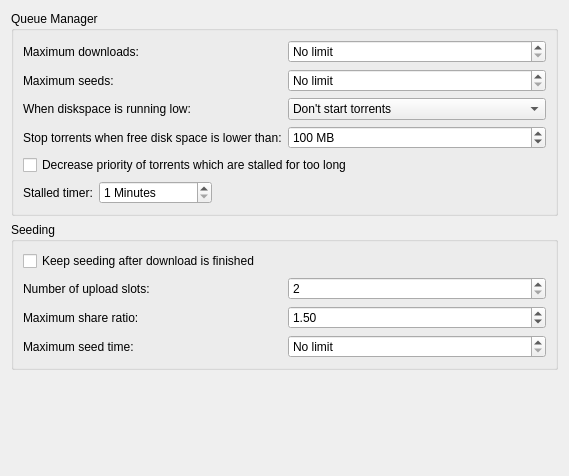
<ui version="4.0" >
 <class>QMPref</class>
 <widget class="QWidget" name="QMPref" >
  <property name="geometry" >
   <rect>
    <x>0</x>
    <y>0</y>
    <width>565</width>
    <height>476</height>
   </rect>
  </property>
  <layout class="QVBoxLayout" >
   <item>
    <widget class="QGroupBox" name="groupBox_3" >
     <property name="title" >
      <string>Queue Manager</string>
     </property>
     <layout class="QVBoxLayout" >
      <item>
       <layout class="QGridLayout" >
        <item row="0" column="0" >
         <widget class="QLabel" name="label_11" >
          <property name="text" >
           <string>Maximum downloads:</string>
          </property>
         </widget>
        </item>
        <item row="0" column="1" >
         <widget class="QSpinBox" name="kcfg_maxDownloads" >
          <property name="toolTip" >
           <string>The maximum number of simultaneous downloads the queue manager will run.</string>
          </property>
          <property name="specialValueText" >
           <string>No limit</string>
          </property>
          <property name="maximum" >
           <number>99999</number>
          </property>
         </widget>
        </item>
        <item row="1" column="0" >
         <widget class="QLabel" name="label_10" >
          <property name="text" >
           <string>Maximum seeds:</string>
          </property>
         </widget>
        </item>
        <item row="1" column="1" >
         <widget class="QSpinBox" name="kcfg_maxSeeds" >
          <property name="toolTip" >
           <string>The maximum number of simultaneous seeds the queue manager will run.</string>
          </property>
          <property name="specialValueText" >
           <string>No limit</string>
          </property>
          <property name="maximum" >
           <number>99999</number>
          </property>
         </widget>
        </item>
        <item row="2" column="0" >
         <widget class="QLabel" name="label_12" >
          <property name="text" >
           <string>When diskspace is running low:</string>
          </property>
         </widget>
        </item>
        <item row="2" column="1" >
         <widget class="QComboBox" name="kcfg_startDownloadsOnLowDiskSpace" >
          <property name="toolTip" >
           <string>What to do when the diskspace is running low and the queue manager wants to start a torrent.</string>
          </property>
          <item>
           <property name="text" >
            <string>Don't start torrents</string>
           </property>
          </item>
          <item>
           <property name="text" >
            <string>Ask if torrents can be started</string>
           </property>
          </item>
          <item>
           <property name="text" >
            <string>Start torrents</string>
           </property>
          </item>
         </widget>
        </item>
        <item row="3" column="0" >
         <widget class="QLabel" name="label_13" >
          <property name="text" >
           <string>Stop torrents when free disk space is lower than:</string>
          </property>
         </widget>
        </item>
        <item row="3" column="1" >
         <widget class="QSpinBox" name="kcfg_minDiskSpace" >
          <property name="toolTip" >
           <string>When the free diskspace drops below this value, stop all torrents downloading.</string>
          </property>
          <property name="suffix" >
           <string> MB</string>
          </property>
          <property name="minimum" >
           <number>1</number>
          </property>
          <property name="maximum" >
           <number>999999999</number>
          </property>
          <property name="value" >
           <number>100</number>
          </property>
         </widget>
        </item>
       </layout>
      </item>
      <item>
       <widget class="QCheckBox" name="kcfg_decreasePriorityOfStalledTorrents" >
        <property name="toolTip" >
         <string>&lt;html>&lt;head>&lt;meta name="qrichtext" content="1" />&lt;style type="text/css">
p, li { white-space: pre-wrap; }
&lt;/style>&lt;/head>&lt;body style=" font-size:8pt; font-weight:400; font-style:normal;">
&lt;p style=" margin-top:0px; margin-bottom:0px; margin-left:0px; margin-right:0px; -qt-block-indent:0; text-indent:0px;">With this enabled, the queue manager will decrease the priority of a torrent which has been stalled for too long. &lt;/p>
&lt;p style="-qt-paragraph-type:empty; margin-top:0px; margin-bottom:0px; margin-left:0px; margin-right:0px; -qt-block-indent:0; text-indent:0px;">&lt;/p>
&lt;p style=" margin-top:0px; margin-bottom:0px; margin-left:0px; margin-right:0px; -qt-block-indent:0; text-indent:0px;">This will allow the queue manager to run other torrents, when a torrent is doing nothing.&lt;/p>&lt;/body>&lt;/html></string>
        </property>
        <property name="text" >
         <string>Decrease priority of torrents which are stalled for too long</string>
        </property>
       </widget>
      </item>
      <item>
       <layout class="QHBoxLayout" >
        <item>
         <widget class="QLabel" name="label" >
          <property name="text" >
           <string>Stalled timer:</string>
          </property>
         </widget>
        </item>
        <item>
         <widget class="QSpinBox" name="kcfg_stallTimer" >
          <property name="toolTip" >
           <string>&lt;!DOCTYPE HTML PUBLIC "-//W3C//DTD HTML 4.0//EN" "http://www.w3.org/TR/REC-html40/strict.dtd">
&lt;html>&lt;head>&lt;meta name="qrichtext" content="1" />&lt;style type="text/css">
p, li { white-space: pre-wrap; }
&lt;/style>&lt;/head>&lt;body style=" font-family:'OpenSymbol'; font-size:8pt; font-weight:400; font-style:normal;">
&lt;p style=" margin-top:0px; margin-bottom:0px; margin-left:0px; margin-right:0px; -qt-block-indent:0; text-indent:0px; font-family:'Bitstream Vera Sans';">Time used for the stall timer. When a torrent is stalled longer than this, its priority will be decreased.&lt;/p>&lt;/body>&lt;/html></string>
          </property>
          <property name="suffix" >
           <string> Minutes</string>
          </property>
          <property name="minimum" >
           <number>1</number>
          </property>
          <property name="maximum" >
           <number>1000000</number>
          </property>
         </widget>
        </item>
        <item>
         <spacer>
          <property name="orientation" >
           <enum>Qt::Horizontal</enum>
          </property>
          <property name="sizeHint" stdset="0" >
           <size>
            <width>40</width>
            <height>20</height>
           </size>
          </property>
         </spacer>
        </item>
       </layout>
      </item>
     </layout>
    </widget>
   </item>
   <item>
    <widget class="QGroupBox" name="groupBox_2" >
     <property name="title" >
      <string>Seeding</string>
     </property>
     <layout class="QGridLayout" >
      <item row="0" column="0" >
       <widget class="QCheckBox" name="kcfg_keepSeeding" >
        <property name="toolTip" >
         <string>When a download is finished, continue seeding it. If this is disabled, the torrent will be stopped.</string>
        </property>
        <property name="text" >
         <string>Keep seeding after download is finished</string>
        </property>
       </widget>
      </item>
      <item row="1" column="0" >
       <widget class="QLabel" name="label_7" >
        <property name="text" >
         <string>Number of upload slots:</string>
        </property>
       </widget>
      </item>
      <item row="1" column="1" >
       <widget class="QSpinBox" name="kcfg_numUploadSlots" >
        <property name="toolTip" >
         <string>The number of upload slots, this determines the number of peers you can upload to simultaneously for one torrent.</string>
        </property>
        <property name="minimum" >
         <number>2</number>
        </property>
        <property name="maximum" >
         <number>100</number>
        </property>
        <property name="value" >
         <number>2</number>
        </property>
       </widget>
      </item>
      <item row="2" column="0" >
       <widget class="QLabel" name="label_8" >
        <property name="text" >
         <string>Maximum share ratio:</string>
        </property>
       </widget>
      </item>
      <item row="2" column="1" >
       <widget class="QDoubleSpinBox" name="kcfg_maxRatio" >
        <property name="toolTip" >
         <string>&lt;!DOCTYPE HTML PUBLIC "-//W3C//DTD HTML 4.0//EN" "http://www.w3.org/TR/REC-html40/strict.dtd">
&lt;html>&lt;head>&lt;meta name="qrichtext" content="1" />&lt;style type="text/css">
p, li { white-space: pre-wrap; }
&lt;/style>&lt;/head>&lt;body style=" font-family:'OpenSymbol'; font-size:8pt; font-weight:400; font-style:normal;">
&lt;p style=" margin-top:0px; margin-bottom:0px; margin-left:0px; margin-right:0px; -qt-block-indent:0; text-indent:0px; font-size:9pt;">&lt;span style=" font-size:8pt;">The maximum share ratio, if this value is reached seeding will be stopped. This is only applied to newly opened torrents, existing torrents will not be affected by changing this.&lt;/span>&lt;/p>
&lt;p style="-qt-paragraph-type:empty; margin-top:0px; margin-bottom:0px; margin-left:0px; margin-right:0px; -qt-block-indent:0; text-indent:0px;">&lt;/p>
&lt;p style=" margin-top:0px; margin-bottom:0px; margin-left:0px; margin-right:0px; -qt-block-indent:0; text-indent:0px;">&lt;span style=" font-weight:600;">Attention: &lt;/span>This is not used when downloading, only when seeding.&lt;/p>&lt;/body>&lt;/html></string>
        </property>
        <property name="specialValueText" >
         <string>No limit</string>
        </property>
        <property name="singleStep" >
         <double>0.010000000000000</double>
        </property>
        <property name="value" >
         <double>1.500000000000000</double>
        </property>
       </widget>
      </item>
      <item row="3" column="0" >
       <widget class="QLabel" name="label_9" >
        <property name="text" >
         <string>Maximum seed time:</string>
        </property>
       </widget>
      </item>
      <item row="3" column="1" >
       <widget class="QDoubleSpinBox" name="kcfg_maxSeedTime" >
        <property name="toolTip" >
         <string>The maximum seed time in hours. Once you reach this time, the torrent will be stopped. This is only applied to newly opened torrents, existing torrents will not be affected by changing this.</string>
        </property>
        <property name="specialValueText" >
         <string>No limit</string>
        </property>
        <property name="maximum" >
         <double>65000000.000000000000000</double>
        </property>
        <property name="singleStep" >
         <double>0.050000000000000</double>
        </property>
        <property name="value" >
         <double>0.000000000000000</double>
        </property>
       </widget>
      </item>
     </layout>
    </widget>
   </item>
   <item>
    <spacer>
     <property name="orientation" >
      <enum>Qt::Vertical</enum>
     </property>
     <property name="sizeHint" stdset="0" >
      <size>
       <width>547</width>
       <height>31</height>
      </size>
     </property>
    </spacer>
   </item>
  </layout>
 </widget>
 <resources/>
 <connections>
  <connection>
   <sender>kcfg_decreasePriorityOfStalledTorrents</sender>
   <signal>toggled(bool)</signal>
   <receiver>kcfg_stallTimer</receiver>
   <slot>setEnabled(bool)</slot>
   <hints>
    <hint type="sourcelabel" >
     <x>119</x>
     <y>173</y>
    </hint>
    <hint type="destinationlabel" >
     <x>143</x>
     <y>197</y>
    </hint>
   </hints>
  </connection>
 </connections>
</ui>
